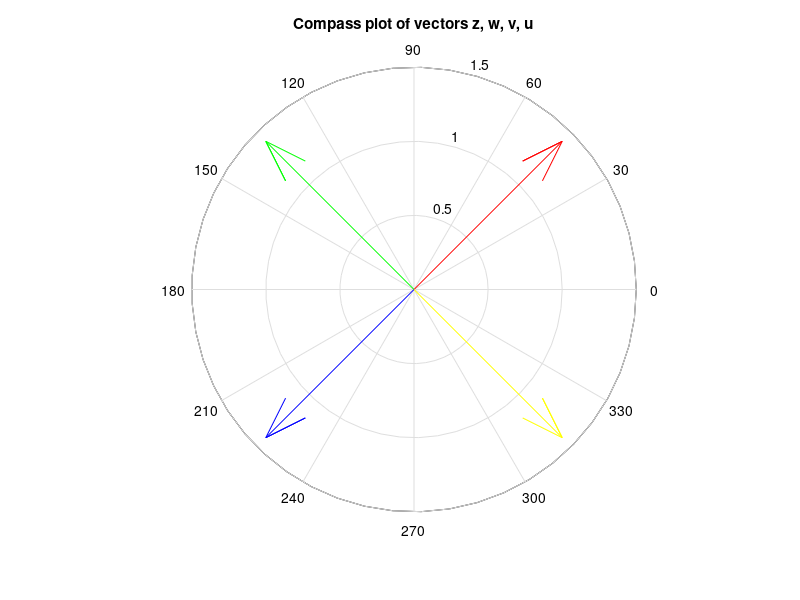
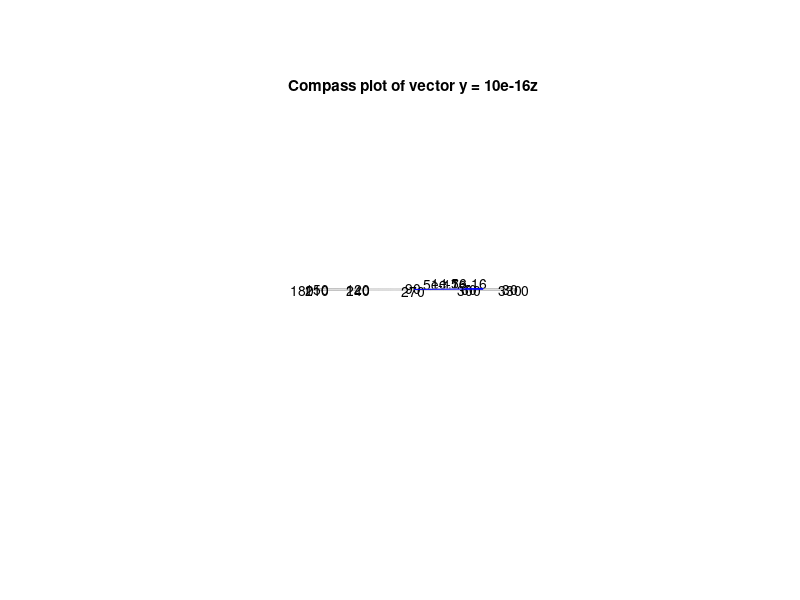

MATLAB code to generate these figures, in order:
%% *Problem #0.21*
% By: *Ian Doarn*
% Class: EECE 3203
%%

%%% part a
z = 1 + 1j;
w = -1 + 1j;
v = -1 - 1j;
u = 1 - 1j;


compass(z, 'r')
hold on
compass(w, 'g')
compass(v, 'b')
compass(u, 'y')
title('Compass plot of vectors z, w, v, u');
hold off

%%% part b
summed = z + w + v + u

%%% part c
ratio_zw = z/w
ratio_wv = w/v
ratio_uz = u/z
ratio_uw = u/w


%%% part d
y = 10^-16*z

figure();
compass(y)
title('Compass plot of vector y = 10e-16z');

mag_y = norm(y)

